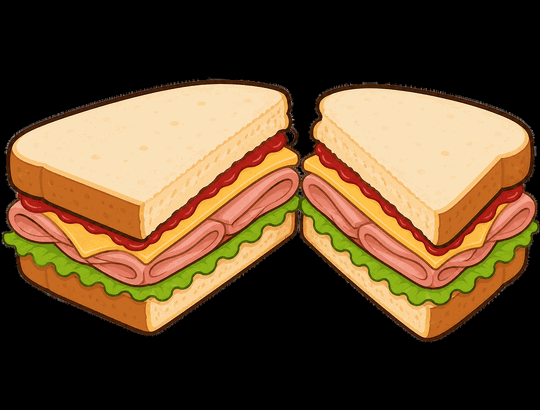
#> input picture assets/img/heroCut.png, 540 x 410 px
$ python fix_herocut.py
#> lines starting #> are read from the running program, lines starting #| are printed output that depends on the picture
# tools/fix_herocut.py — 네 모서리에서 검은색 영역을 투명으로 flood fill
from PIL import Image, ImageDraw
import pathlib
p = pathlib.Path(__file__).resolve().parents[1] / 'assets' / 'img' / 'heroCut.png'
im = Image.open(p).convert('RGBA'); w, h = im.size
#> further down, im is the input picture: PIL image 540x410 RGBA; mean R, G, B, A 97.8, 74, 47.1, 255
#> after `w, h = im.size`: w = 540; h = 410
for xy in [(0, 0), (w - 1, 0), (0, h - 1), (w - 1, h - 1)]:
    if im.getpixel(xy)[:3] == (0, 0, 0):
        ImageDraw.floodfill(im, xy, (0, 0, 0, 0), thresh=40)
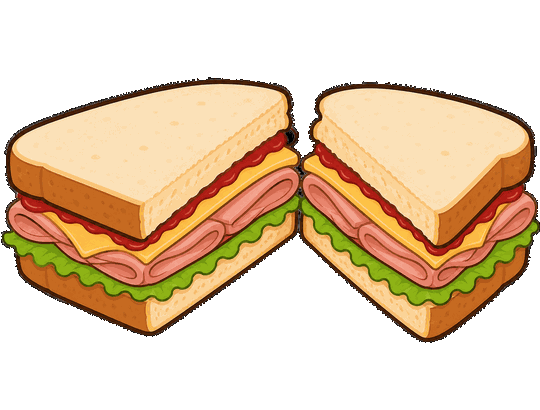
#> im: PIL image 540x410 RGBA; mean R, G, B, A 97.8, 74, 47.1, 122.8; transparent parts drawn white
im.save(p); print('saved', im.getpixel((0, 0)))
#| saved (0, 0, 0, 0)
